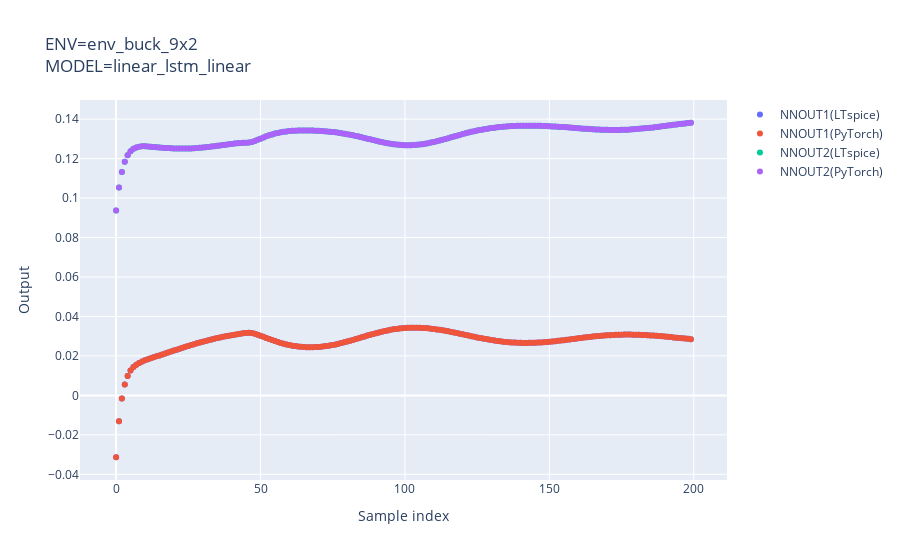

The notebook cell saved with this chart:
### Code cell
ENV_NAME = "env_buck_9x2"
MODEL_NAME = "linear_lstm_linear"
PY_FILENAME = ENV_NAME + '_' + MODEL_NAME     # output python file name
SP_FILENAME = ENV_NAME + '_' + MODEL_NAME     # output ltspice subcircuit name
actor = step1()
actions, actions_py = step2(actor)
step3(actions, actions_py)

### Figure 1 — Plotly figure (JSON) as saved in the notebook; plotly's stock layout.template omitted (floating-point values rounded to 4 significant figures; data arrays with more than 128 entries replaced by an {"elided": "..."} marker saying what was removed)
{"data": [{"mode": "markers", "name": "NNOUT1(LTspice)", "type": "scatter", "x": {"elided": "200 int values"}, "y": {"elided": "200 float values"}}, {"mode": "markers", "name": "NNOUT1(PyTorch)", "type": "scatter", "x": {"elided": "200 int values"}, "y": {"elided": "200 float values"}}, {"mode": "markers", "name": "NNOUT2(LTspice)", "type": "scatter", "x": {"elided": "200 int values"}, "y": {"elided": "200 float values"}}, {"mode": "markers", "name": "NNOUT2(PyTorch)", "type": "scatter", "x": {"elided": "200 int values"}, "y": {"elided": "200 float values"}}], "layout": {"title": {"text": "ENV=env_buck_9x2<br>MODEL=linear_lstm_linear"}, "xaxis": {"title": {"text": "Sample index"}}, "yaxis": {"title": {"text": "Output"}}}}
